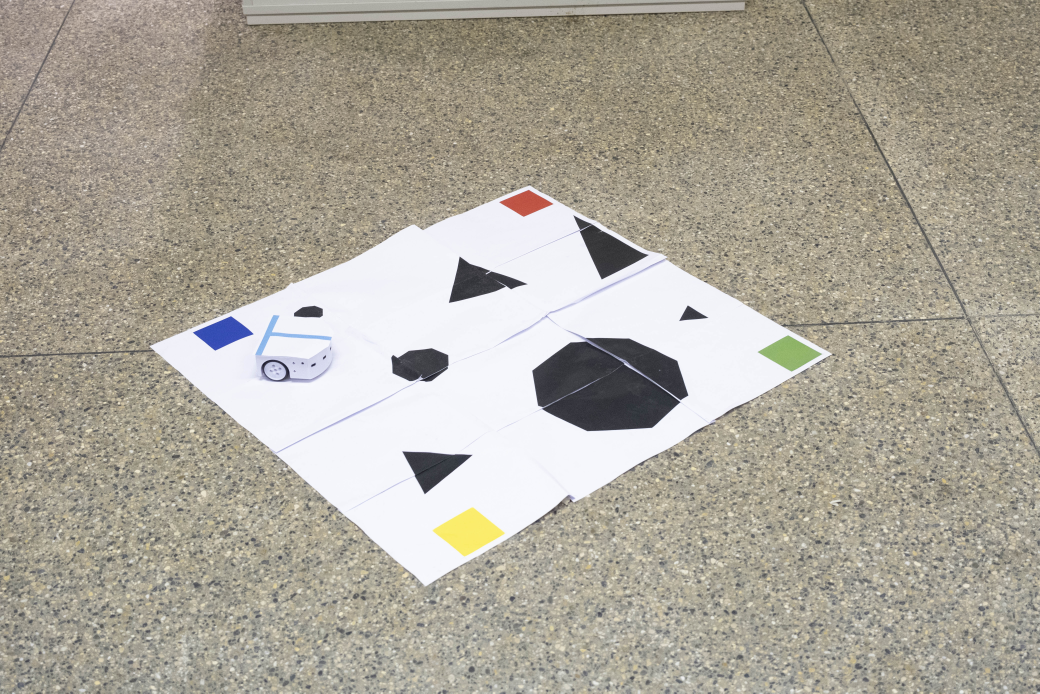
#> input picture sample_pictures/test_set_2/08.jpg, 6240 x 4160 px, found by its file name (shown at 1/6 size)
$ python testbench.py
#> lines starting #> are read from the running program, lines starting #| are printed output that depends on the picture
#> in get_image, frame is the input picture: shape (4160, 6240, 3); mean B, G, R 154.7, 166.7, 172.1
### Functions/Vision.py
""" Developped by: Flask """
import cv2 #read video and images
import numpy as np
from skimage import measure,exposure
from scipy import linalg, ndimage
import math
import pickle
import time

DEFAULT = 0
BIG = 1
NONE = 2
mask_watershed = 0


IDCAM = 2
valmin = 50
valmax = 130
# [57 lines left out: function getTransformimage, not called in this run]

class Vision:
    """ Handles vision """
    i = 12345

    # [110 lines left out: functions __init__, getMap, setframe, returnDynamicCoordinates, returnDynamicAim, adjustlum, not called in this run]
def on_trackbar_max(val):
    global valmax
    valmax = val
def on_trackbar_min(val):
    global valmin
    valmin = val


class colorfilter:
    def __init__(self, color, camera = "ANDROID FLASK"):
        self.morph = DEFAULT
        self.camera = camera
        self.color = color
        self.inv = False
        if camera == "XT3":
            if color == "RED":
                self.band = np.array([[0,11],[142,255],[30,255]])
            if color == "YELLOW":
                self.band = np.array([[20,30],[90,255],[110,255]])
            if color == "BLUE":
                self.band = np.array([[110,130],[161,255],[41,255]])
            if color == "GREEN":
                 self.band = np.array([[34,78],[135,255],[76,255]])
            if color == "ROBOT":
                self.band = np.array([[85,109],[107,255],[71,255]])
                #self.morph = NONE
            if color == "BLACK":
                 self.band = np.array([[0,179],[0,255],[0,25]])
                 self.morph = BIG
        if camera == "ANDROID FLASK":
            if color == "RED":
                self.band = np.array([[11,172],[108,255],[70,255]])
                self.inv = True
            if color == "YELLOW":
                self.band = np.array([[15,30],[120,255],[70,255]])
            if color == "BLUE":
                self.band = np.array([[110,130],[95,255],[50,255]])
            if color == "GREEN":
                 self.band = np.array([[41,78],[100,255],[50,255]])
            if color == "ROBOT":
                self.band = np.array([[150,170],[70,255],[80,255]])
                self.morph = NONE
            if color == "BLACK":
                 self.band = np.array([[0,179],[0,255],[0,80]])
                 self.morph = BIG
            if color == "FINISH":
                self.band = np.array([[80,105],[100,255],[70,255]])
                self.morph = NONE

    def get_mask(self,image):


        if self.inv:
            band1 = np.copy(self.band)
            band2 = np.copy(self.band)
            band1[0,:] = np.array([band1[0,1],179])
            band2[0,:] = np.array([0,band2[0,0]])
            mask1 = np.multiply(cv2.inRange(image,band1[:,0],band1[:,1]).get().astype(np.uint8),(1/255))
            mask2 = np.multiply(cv2.inRange(image,band2[:,0],band2[:,1]).get().astype(np.uint8),(1/255))
            mask = cv2.bitwise_or(mask1,mask2)
        else:
             mask = np.multiply(cv2.inRange(image,self.band[:,0],self.band[:,1]).get().astype(np.uint8),(1/255))

        mask = cv2.UMat(mask) ## convert the mask to an opencl object for fast morphology

        if self.morph == BIG:
            mask = cv2.morphologyEx(mask, cv2.MORPH_OPEN, np.ones((6,6)).astype("uint8"))
        elif self.morph == DEFAULT:
            mask = cv2.morphologyEx(mask, cv2.MORPH_OPEN, np.ones((15,15)).astype("uint8"))
        elif self.morph == NONE:
            mask = cv2.morphologyEx(mask, cv2.MORPH_OPEN, np.ones((4,4)).astype("uint8"))
            mask = cv2.morphologyEx(mask, cv2.MORPH_CLOSE, np.ones((5,5)).astype("uint8"))
        return cv2.UMat(mask)


# [55 lines left out: functions manually_get_centroid, watershed, not called in this run]


def preprocess(img, extval= (10,80)):
#> called with extval = (10, 80)
    imgsmall = cv2.resize(img,(624,416))
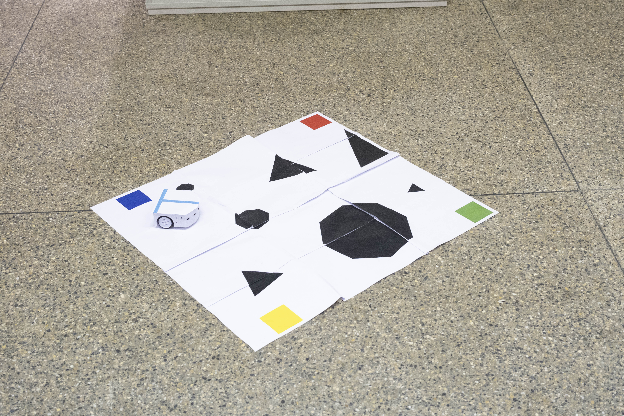
#> imgsmall: shape (416, 624, 3); mean B, G, R 154.8, 166.8, 172.2
    #imgsmooth = cv2.UMat(imgsmall)
    #
    # Contrast stretching, we keep the image intensity between 2% and 90%
    imgbright = exposure.rescale_intensity(imgsmall, in_range=extval)
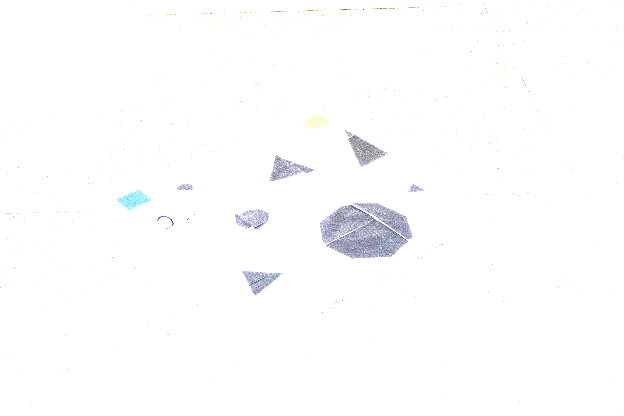
#> imgbright: shape (416, 624, 3); mean B, G, R 253.4, 253, 252.8
    #imgsmooth = cv2.GaussianBlur(imgbright[:,:,1:],(11,11),0)
    #imgrecomp = imgbright
    #imgrecomp[:,:,1:]= imgsmooth
    imgHSV = cv2.cvtColor(imgbright,cv2.COLOR_BGR2HSV)
#> imgHSV: shape (416, 624, 3); mean H, S, V 3.2, 1.2, 253.6
    return cv2.UMat(imgHSV)

# [123 lines left out: functions projection, applyTransform, createMap, getCentroid, getRobotPos, not called in this run]


### Functions/testbench.py
# -*- coding: utf-8 -*-
"""
Created on Wed Nov 18 14:34:27 2020
Different visualisation of the image processing part of the project
@author: t
"""
import cv2
import numpy as np
import skimage
import matplotlib as plt
from skimage import morphology
import Vision as v
from scipy import linalg

input_path = 'c:\\users\\valla\\documents\\github\\mobile_robotics'\
            '\\sample_pictures\\test_set_2\\08.jpg'
DISPLAY_GRAPH = True
RECOMPUTE_PROJ = True


def get_image(input):
    frame = cv2.imread(input)

    img = v.preprocess(frame)

    return np.array(img)


frame =  get_image(input_path)
filpoly = v.colorfilter("BLACK")
#> (the run stopped early here; a loop or call above may not have finished)
